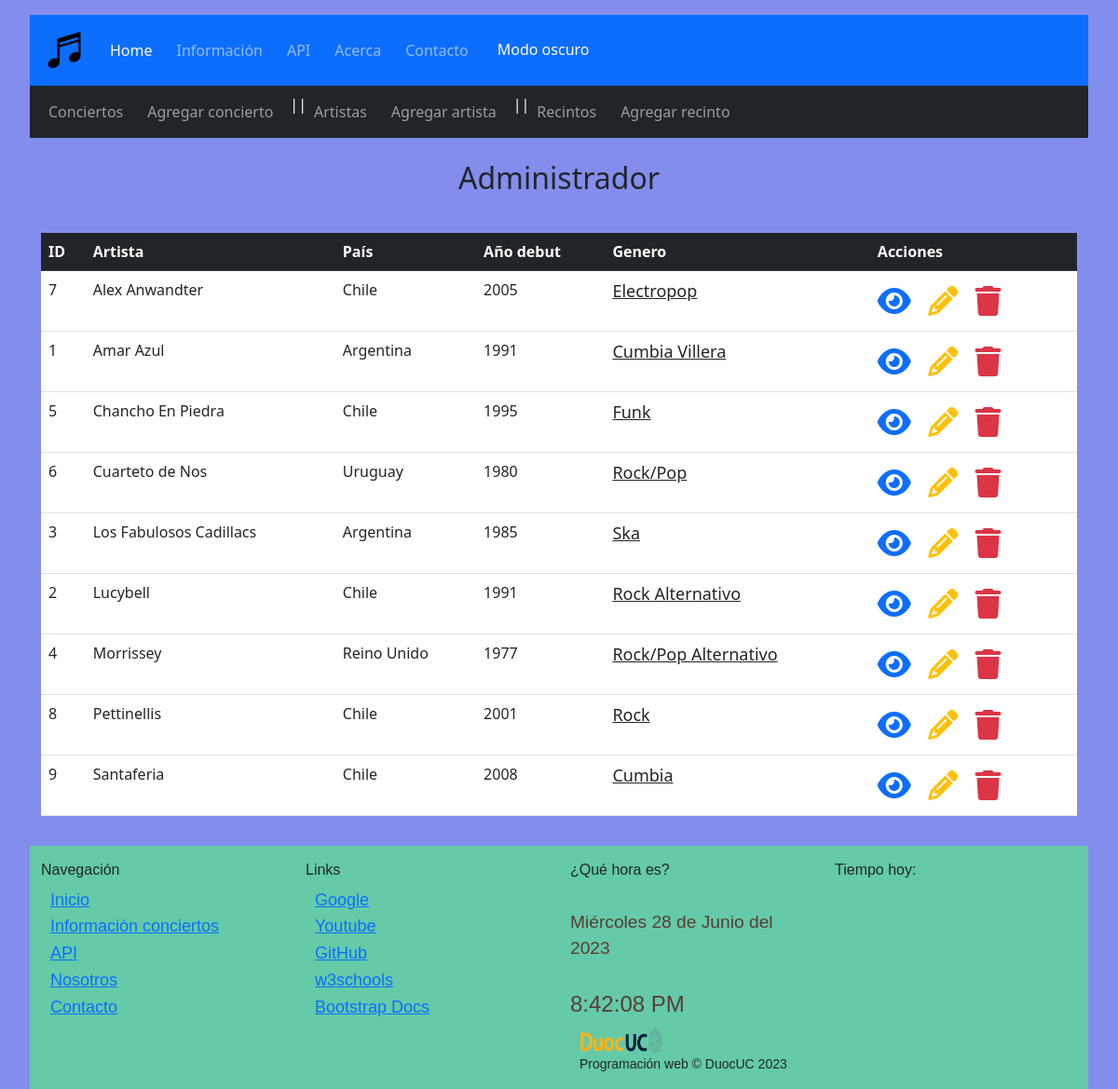
Before: /crud/artistas/ with the older database file.
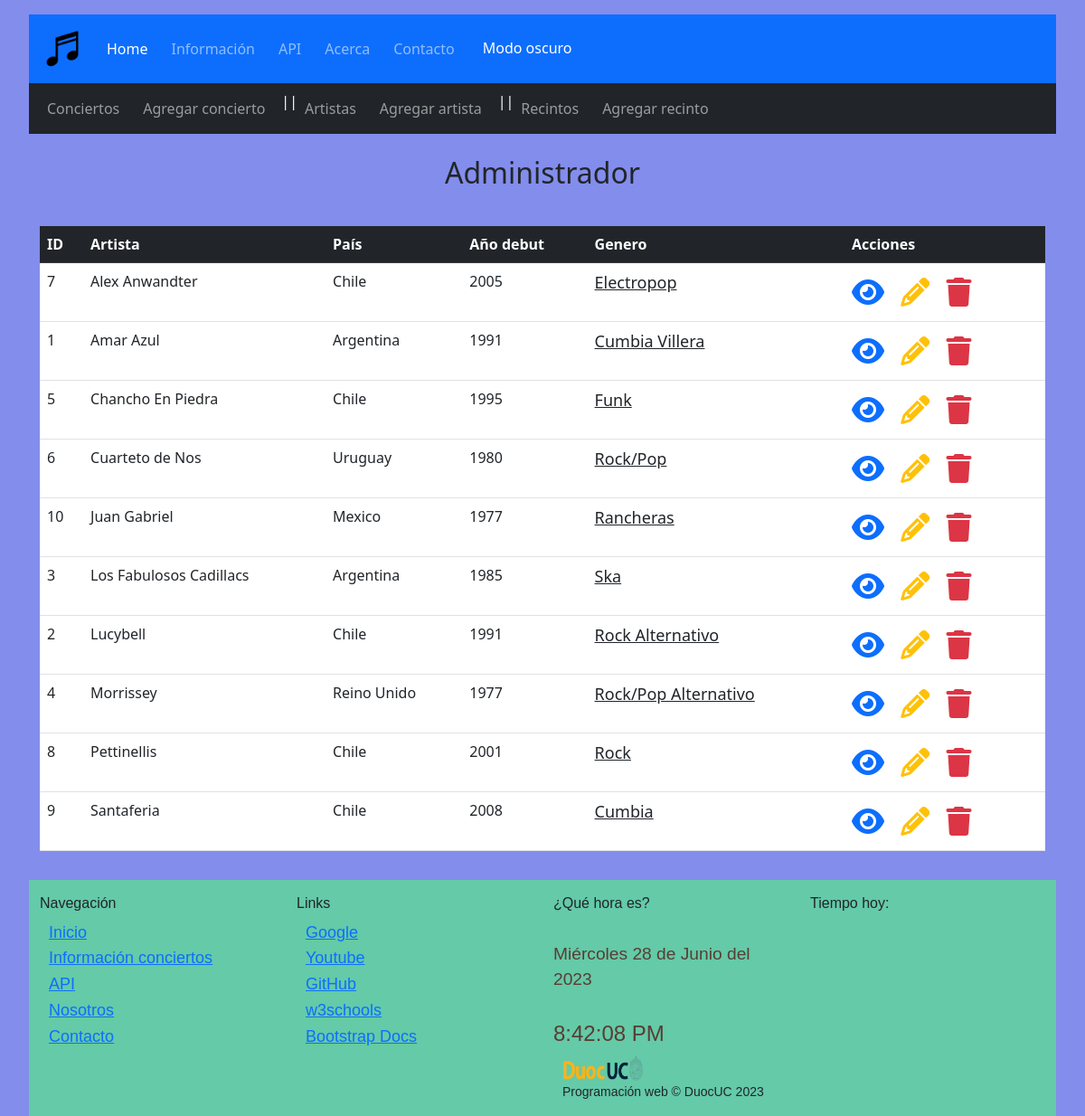
After: the same page with the newer database file.
### crud/models.py (models this page shows, shortened)
class Artista(models.Model):
    idArtista = models.AutoField(primary_key=True, verbose_name='idArtista')
    nomArtista = models.CharField(verbose_name='Artista', max_length=50)
    pais = models.CharField(verbose_name='País', max_length=50)
    anio = models.CharField(verbose_name='Año de formación', max_length=4)
    genero = models.CharField(verbose_name='Género', max_length=70, null=True)
    playlist = models.URLField(verbose_name='Playlist', max_length=500, null=True, blank=True)
    class Meta:
        verbose_name = 'Artista'
        verbose_name_plural = 'Artistas'
        ordering = ['nomArtista', 'genero']

### crud/views.py (the view)
# urls.py: path('artistas/', lista_artistas, name='artistas'),
def lista_artistas(request):
    context = {'artistas': Artista.objects.all()}
    return render(request,'crud/artistas.html',context)

### crud/templates/crud/artistas.html (shortened to what this page needs)
{% extends 'crud/base.html' %}
{% load static %}
{% block first_content %}
<div class="container my-2 py-3 text-dark text-center rounded">
    <h2>Administrador</h2>
</div>
{% endblock %}
{% block second_content %}
<div class="container-fluid my-2">
    <div class="table-responsive">
        <table class="table">
            <thead class="table-dark">
                <tr>
                    <th>ID</th>
                    <th>Artista</th>
                    <th>País</th>
                    <th>Año debut</th>
                    <th>Genero</th>
                    <th>Acciones</th>
                </tr>
            </thead>
            <tbody>
                {% for a in artistas %}
                <tr>
                    <td>{{a.idArtista}}</td>
                    <td>{{a.nomArtista}}</td>
                    <td>{{a.pais}}</td>
                    <td>{{a.anio}}</td>
                    <td><a class=" text-dark" href="artistas/genero/{{a.genero}}">{{a.genero}}</td>
                     <td>
                        <a class="text-decoration-none" href="{% url 'artistas-info' artista_id=a.idArtista %}">
                            <span class="text-primary fs-2">
                                <i class="fa-solid fa-eye"></i>
                            </span>
                        </a>
                        <a class="text-decoration-none" href="{% url 'artistas-editar' artista_id=a.idArtista %}">
                            <span class="text-warning fs-2">
                                <i class="fa-solid fa-pencil"></i>
                            </span>
                        </a>
                        <a class="text-decoration-none" href="{% url 'artistas-borrar' artista_id=a.idArtista %}">
                            <span class="text-danger fs-2">
                                <i class="fa-solid fa-trash"></i>
                            </span>
                        </a>
                    </td>
                </tr>
                {% endfor %}
            </tbody>
        </table>
    </div>
</div>
{% endblock %}

Changed rows visible on the page:
added Artista: idArtista "10", nomArtista "Juan Gabriel", pais "Mexico", anio "1977", genero "Rancheras"
